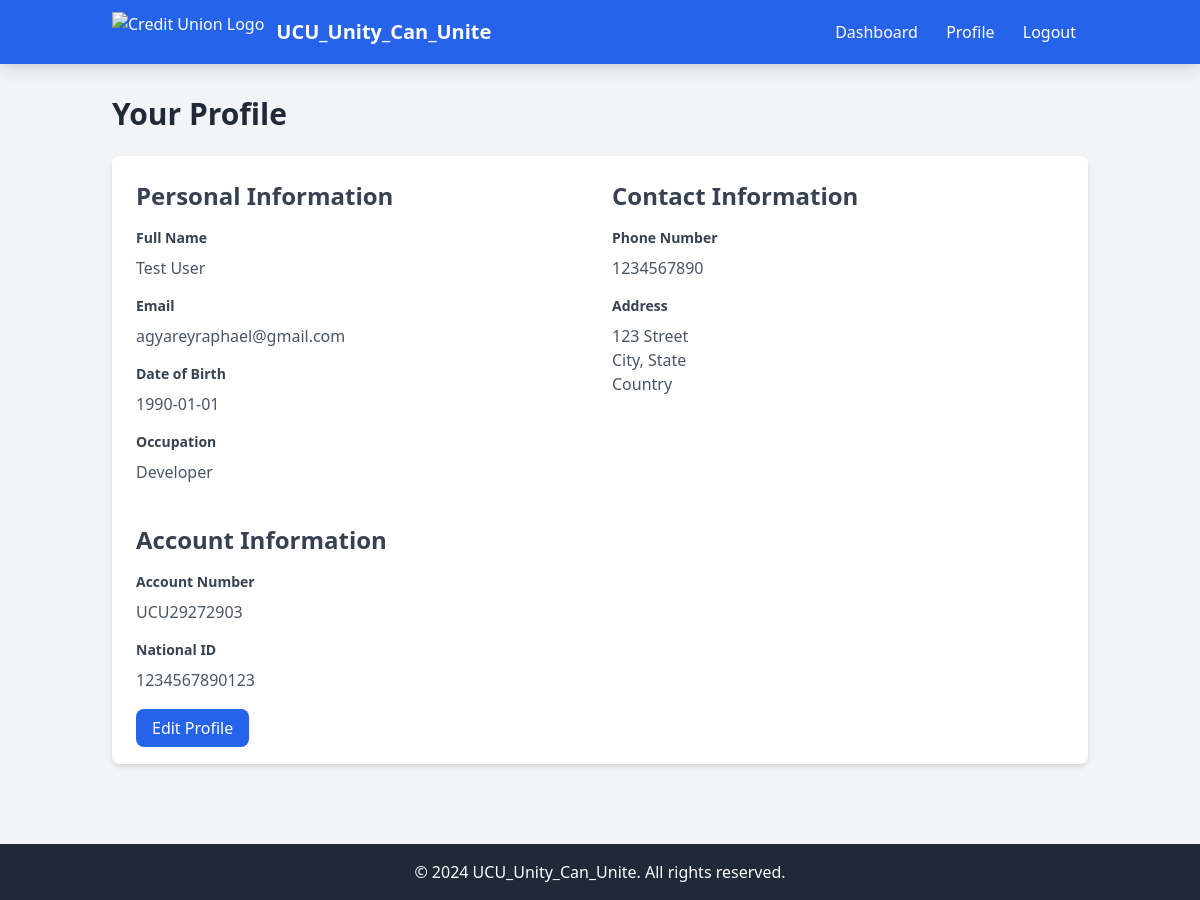
The app's page /profile (signed in), older data.
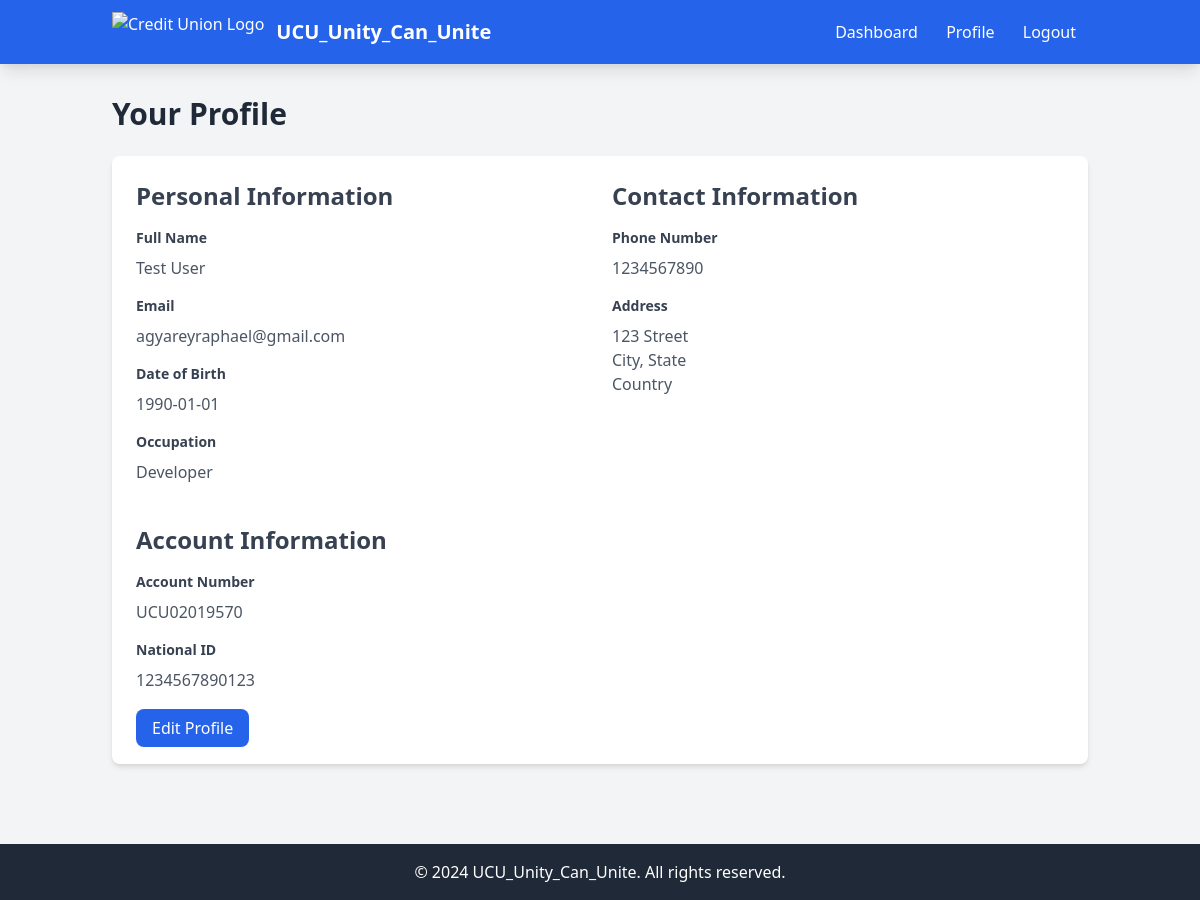
The same page, newer data.
### app.py (models this page shows, shortened)
class User(UserMixin, db.Model):
    __tablename__ = 'user'
    id = db.Column(db.Integer, primary_key=True)
    email = db.Column(db.String(120), unique=True, nullable=False)
    password_hash = db.Column(db.String(128), nullable=False)
    is_verified = db.Column(db.Boolean, default=False)
    is_admin = db.Column(db.Boolean, default=False)
    national_id = db.Column(db.String(20), unique=True, nullable=False)
    account_number = db.Column(db.String(20), unique=True)
    first_name = db.Column(db.String(50), nullable=False)
    last_name = db.Column(db.String(50), nullable=False)
    other_names = db.Column(db.String(50), nullable=True)
    date_of_birth = db.Column(db.Date, nullable=False)
    occupation = db.Column(db.String(100), nullable=False)
    phone_number = db.Column(db.String(20), nullable=False)
    address = db.Column(db.String(200), nullable=False)
    city = db.Column(db.String(100), nullable=False)
    state = db.Column(db.String(100), nullable=False)
    country = db.Column(db.String(100), nullable=False)
    national_id_file = db.Column(db.String(255), nullable=True)  # File path to uploaded National ID
    contributions = db.relationship('Contribution', backref='user', lazy=True)
    loans = db.relationship('Loan', backref='user', lazy=True, foreign_keys='Loan.user_id')
    guarantees = db.relationship('Loan', backref='guarantor', lazy=True, foreign_keys='Loan.guarantor_id')

### app.py (the view)
@app.route('/profile')
@login_required
def profile():
    return render_template('profile.html', user=current_user)

### app.py (called while the page is built)
@login_manager.user_loader
def load_user(user_id):
    return User.query.get(int(user_id))

### templates/profile.html (shortened to what the changed rows need)
<!DOCTYPE html>
<html lang="en">
  <head>
    <link
      href="https://cdnjs.cloudflare.com/ajax/libs/tailwindcss/2.2.19/tailwind.min.css"
      rel="stylesheet"
    />
  </head>
  <body class="bg-gray-100">
    <div class="container mx-auto px-6 py-8">
      <h1 class="text-3xl font-bold text-gray-800 mb-6">Your Profile</h1>
      <div class="bg-white rounded-lg shadow-md p-6">
        <div class="grid grid-cols-1 md:grid-cols-2 gap-6">
          <div>
            <h2 class="text-2xl font-semibold mb-4 text-gray-700">
              Personal Information
            </h2>
            <div class="mb-4">
              <label class="block text-gray-700 text-sm font-bold mb-2"
                >Full Name</label
              >
              <p class="text-gray-600">
                {{ user.first_name }} {{ user.last_name }}
              </p>
            </div>
            <div class="mb-4">
              <label class="block text-gray-700 text-sm font-bold mb-2"
                >Email</label
              >
              <p class="text-gray-600">{{ user.email }}</p>
            </div>
            <div class="mb-4">
              <label class="block text-gray-700 text-sm font-bold mb-2"
                >Date of Birth</label
              >
              <p class="text-gray-600">{{ user.date_of_birth }}</p>
            </div>
            <div class="mb-4">
              <label class="block text-gray-700 text-sm font-bold mb-2"
                >Occupation</label
              >
              <p class="text-gray-600">{{ user.occupation }}</p>
            </div>
          </div>
          <div>
            <h2 class="text-2xl font-semibold mb-4 text-gray-700">
              Contact Information
            </h2>
            <div class="mb-4">
              <label class="block text-gray-700 text-sm font-bold mb-2"
                >Phone Number</label
              >
              <p class="text-gray-600">{{ user.phone_number }}</p>
            </div>
            <div class="mb-4">
              <label class="block text-gray-700 text-sm font-bold mb-2"
                >Address</label
              >
              <p class="text-gray-600">{{ user.address }}</p>
              <p class="text-gray-600">
                {{ user.city }}, {{ user.state }} {{ user.zip_code }}
              </p>
              <p class="text-gray-600">{{ user.country }}</p>
            </div>
          </div>
        </div>
        <div class="mt-6">
          <h2 class="text-2xl font-semibold mb-4 text-gray-700">
            Account Information
          </h2>
          <div class="mb-4">
            <label class="block text-gray-700 text-sm font-bold mb-2"
              >Account Number</label
            >
            <p class="text-gray-600">{{ user.account_number }}</p>
          </div>
          <div class="mb-4">
            <label class="block text-gray-700 text-sm font-bold mb-2"
              >National ID</label
            >
            <p class="text-gray-600">{{ user.national_id }}</p>
          </div>
        </div>
      </div>
    </div>
  </body>
</html>

Row changes from the older to the newer data that the page shows:
changed User "Test": account_number "UCU29272903" → "UCU02019570"
